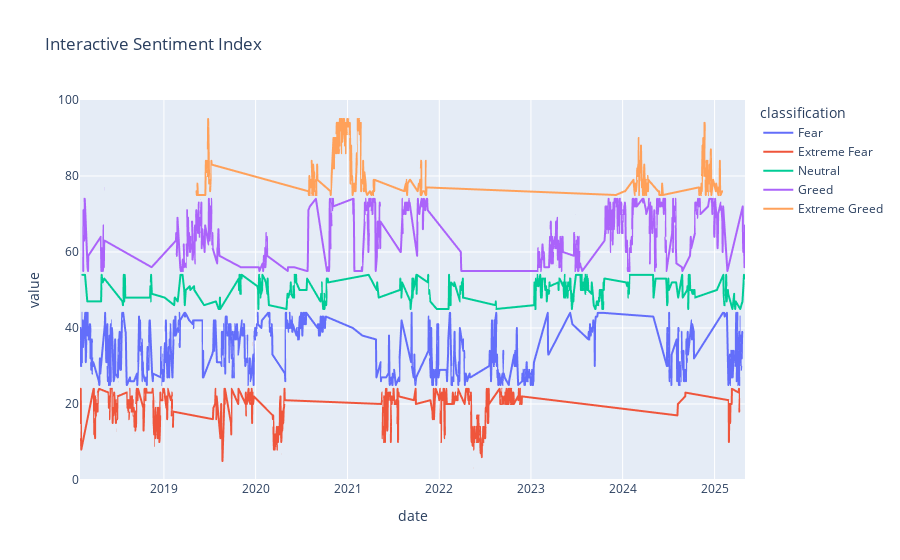

Write notebook code for a chart like this one.
### Markdown cell above
## Interactive Exploration

### Code cell
fig = px.line(df, x = 'date', y = 'value', color = 'classification', title = 'Interactive Sentiment Index')
fig.write_image("../reports/figures/Sentiment/Interactive Sentiment Index.png")
fig.show()

### Figure 1 — Plotly figure (JSON) as saved in the notebook; plotly's stock layout.template omitted (floating-point values rounded to 4 significant figures; data arrays with more than 128 entries replaced by an {"elided": "..."} marker saying what was removed)
{"data": [{"hovertemplate": "classification=Fear<br>date=%{x}<br>value=%{y}<extra></extra>", "legendgroup": "Fear", "line": {"color": "#636efa", "dash": "solid"}, "marker": {"symbol": "circle"}, "mode": "lines", "name": "Fear", "showlegend": true, "type": "scattergl", "x": {"elided": "781 str values"}, "xaxis": "x", "y": {"elided": "781 int values"}, "yaxis": "y"}, {"hovertemplate": "classification=Extreme Fear<br>date=%{x}<br>value=%{y}<extra></extra>", "legendgroup": "Extreme Fear", "line": {"color": "#EF553B", "dash": "solid"}, "marker": {"symbol": "circle"}, "mode": "lines", "name": "Extreme Fear", "showlegend": true, "type": "scattergl", "x": {"elided": "508 str values"}, "xaxis": "x", "y": {"elided": "508 int values"}, "yaxis": "y"}, {"hovertemplate": "classification=Neutral<br>date=%{x}<br>value=%{y}<extra></extra>", "legendgroup": "Neutral", "line": {"color": "#00cc96", "dash": "solid"}, "marker": {"symbol": "circle"}, "mode": "lines", "name": "Neutral", "showlegend": true, "type": "scattergl", "x": {"elided": "396 str values"}, "xaxis": "x", "y": {"elided": "396 int values"}, "yaxis": "y"}, {"hovertemplate": "classification=Greed<br>date=%{x}<br>value=%{y}<extra></extra>", "legendgroup": "Greed", "line": {"color": "#ab63fa", "dash": "solid"}, "marker": {"symbol": "circle"}, "mode": "lines", "name": "Greed", "showlegend": true, "type": "scattergl", "x": {"elided": "633 str values"}, "xaxis": "x", "y": {"elided": "633 int values"}, "yaxis": "y"}, {"hovertemplate": "classification=Extreme Greed<br>date=%{x}<br>value=%{y}<extra></extra>", "legendgroup": "Extreme Greed", "line": {"color": "#FFA15A", "dash": "solid"}, "marker": {"symbol": "circle"}, "mode": "lines", "name": "Extreme Greed", "showlegend": true, "type": "scattergl", "x": {"elided": "326 str values"}, "xaxis": "x", "y": {"elided": "326 int values"}, "yaxis": "y"}], "layout": {"legend": {"title": {"text": "classification"}, "tracegroupgap": 0}, "title": {"text": "Interactive Sentiment Index"}, "xaxis": {"anchor": "y", "domain": [0, 1], "title": {"text": "date"}}, "yaxis": {"anchor": "x", "domain": [0, 1], "title": {"text": "value"}}}}
